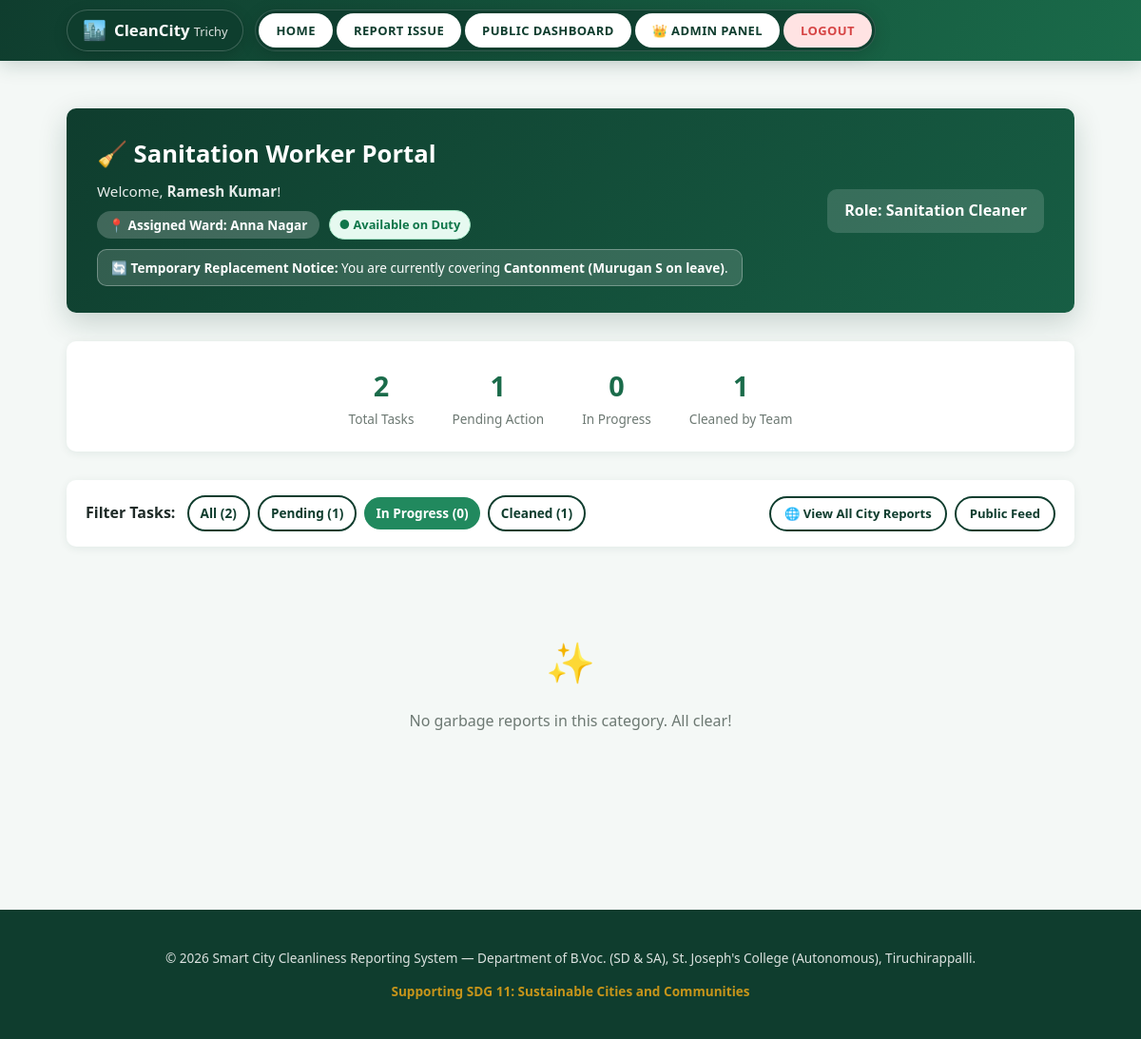
/cleaner.php?scope=assigned&status=In+Progress (signed in), run on the app's committed database.
### tables this page shows
CREATE TABLE IF NOT EXISTS cleaners (
    cleaner_id INT AUTO_INCREMENT PRIMARY KEY,
    username VARCHAR(50) UNIQUE DEFAULT NULL,
    name VARCHAR(100) NOT NULL,
    contact VARCHAR(50),
    assigned_area VARCHAR(100) NOT NULL,
    is_on_leave TINYINT(1) NOT NULL DEFAULT 0,
    replacement_cleaner_id INT NULL DEFAULT NULL,
    created_at TIMESTAMP DEFAULT CURRENT_TIMESTAMP,
    FOREIGN KEY (replacement_cleaner_id) REFERENCES cleaners(cleaner_id) ON DELETE SET NULL
);

### cleaner.php (the view, shortened to what this page needs)
<?php
require_once 'config/db.php';
$username = $_SESSION['username'] ?? 'cleaner';
$nameLike = '%' . ($_SESSION['full_name'] ?? 'Ramesh') . '%';
$cleanerStmt = $conn->prepare("SELECT * FROM cleaners WHERE username = ? OR name LIKE ? LIMIT 1");
$cleanerStmt->bind_param("ss", $username, $nameLike);
$cleanerStmt->execute();
$myCleaner = $cleanerStmt->get_result()->fetch_assoc();
$cleanerId = $myCleaner ? (int)$myCleaner['cleaner_id'] : 0;
$coveringFor = [];
if ($cleanerId) {
    $covRes = $conn->query("SELECT * FROM cleaners WHERE is_on_leave = 1 AND replacement_cleaner_id = $cleanerId");
    if ($covRes) {
        $coveringFor = $covRes->fetch_all(MYSQLI_ASSOC);
    }
}
$statusFilter = $_GET['status'] ?? '';
$scope = $_GET['scope'] ?? 'assigned';
$whereClauses = [];
$params = [];
$types = "";
if ($scope === 'assigned' && $cleanerId) {
    $whereClauses[] = "assigned_cleaner_id = ?";
    $params[] = $cleanerId;
    $types .= "i";
}
if (in_array($statusFilter, ['Pending', 'In Progress', 'Cleaned'])) {
    $whereClauses[] = "status = ?";
    $params[] = $statusFilter;
    $types .= "s";
}
$whereSql = !empty($whereClauses) ? " WHERE " . implode(" AND ", $whereClauses) : "";
$sql = "SELECT * FROM reports" . $whereSql . " ORDER BY submitted_at DESC";
$stmt = $conn->prepare($sql);
if (!empty($params)) {
    $stmt->bind_param($types, ...$params);
}
$stmt->execute();
$reports = $stmt->get_result()->fetch_all(MYSQLI_ASSOC);
$baseCountSql = "SELECT COUNT(*) AS c FROM reports" . ($scope === 'assigned' && $cleanerId ? " WHERE assigned_cleaner_id = $cleanerId" : "");
$total = $conn->query($baseCountSql)->fetch_assoc()['c'];
$pending = $conn->query($baseCountSql . ($scope === 'assigned' && $cleanerId ? " AND status = 'Pending'" : " WHERE status = 'Pending'"))->fetch_assoc()['c'];
$progress = $conn->query($baseCountSql . ($scope === 'assigned' && $cleanerId ? " AND status = 'In Progress'" : " WHERE status = 'In Progress'"))->fetch_assoc()['c'];
$cleaned = $conn->query($baseCountSql . ($scope === 'assigned' && $cleanerId ? " AND status = 'Cleaned'" : " WHERE status = 'Cleaned'"))->fetch_assoc()['c'];
require_once 'includes/header.php';
?>
<section class="section">
    <div class="container">
        <div class="cleaner-header-banner">
            <div>
                <h2>🧹 Sanitation Worker Portal</h2>
                <p>Welcome, <strong><?php echo htmlspecialchars($myCleaner ? $myCleaner['name'] : ($_SESSION['full_name'] ?? 'Sanitation Staff')); ?></strong>!</p>
                <div style="margin-top:8px; display:flex; gap:10px; flex-wrap:wrap; align-items:center;">
                    <span style="background:rgba(255,255,255,0.2); padding:4px 12px; border-radius:9999px; font-size:0.85rem; font-weight:700;">
                        📍 Assigned Ward: <?php echo htmlspecialchars($myCleaner ? $myCleaner['assigned_area'] : 'Trichy City'); ?>
                    </span>
                    <?php if ($myCleaner && $myCleaner['is_on_leave']): ?>
                        <span class="cleaner-badge-leave">🏖️ You are On Leave</span>
                    <?php else: ?>
                        <span class="cleaner-badge-available">● Available on Duty</span>
                    <?php endif; ?>
                </div>
                <?php if (!empty($coveringFor)): ?>
                    <div style="margin-top:10px; background:rgba(255,255,255,0.15); border:1px solid rgba(255,255,255,0.3); padding:8px 14px; border-radius:10px; font-size:0.85rem;">
                        🔄 <strong>Temporary Replacement Notice:</strong> You are currently covering
                        <strong><?php echo implode(', ', array_map(fn($c) => htmlspecialchars($c['assigned_area']) . ' (' . htmlspecialchars($c['name']) . ' on leave)', $coveringFor)); ?></strong>.
                    </div>
                <?php endif; ?>
            </div>
            <div style="background:rgba(255,255,255,0.15); padding:10px 18px; border-radius:10px; font-weight:700; text-align:right;">
                Role: Sanitation Cleaner
            </div>
        </div>
        <div class="stats-bar" style="margin-top:0; margin-bottom:30px;">
            <div class="stat"><div class="num"><?php echo $total; ?></div><div class="label">Total Tasks</div></div>
            <div class="stat"><div class="num"><?php echo $pending; ?></div><div class="label">Pending Action</div></div>
            <div class="stat"><div class="num"><?php echo $progress; ?></div><div class="label">In Progress</div></div>
            <div class="stat"><div class="num"><?php echo $cleaned; ?></div><div class="label">Cleaned by Team</div></div>
        </div>
        <div class="filter-bar">
            <div>
                <strong>Filter Tasks:</strong>
                <a href="cleaner.php?scope=<?php echo urlencode($scope); ?>" class="btn <?php echo empty($statusFilter) ? 'btn-secondary' : 'btn-outline'; ?>" style="margin-left:8px; padding:6px 12px; font-size:0.85rem; color:<?php echo empty($statusFilter) ? '#fff' : 'var(--green-900)'; ?>; border-color:var(--green-900);">All (<?php echo $total; ?>)</a>
                <a href="cleaner.php?scope=<?php echo urlencode($scope); ?>&status=Pending" class="btn <?php echo $statusFilter === 'Pending' ? 'btn-secondary' : 'btn-outline'; ?>" style="margin-left:4px; padding:6px 12px; font-size:0.85rem; color:<?php echo $statusFilter === 'Pending' ? '#fff' : 'var(--green-900)'; ?>; border-color:var(--green-900);">Pending (<?php echo $pending; ?>)</a>
                <a href="cleaner.php?scope=<?php echo urlencode($scope); ?>&status=In+Progress" class="btn <?php echo $statusFilter === 'In Progress' ? 'btn-secondary' : 'btn-outline'; ?>" style="margin-left:4px; padding:6px 12px; font-size:0.85rem; color:<?php echo $statusFilter === 'In Progress' ? '#fff' : 'var(--green-900)'; ?>; border-color:var(--green-900);">In Progress (<?php echo $progress; ?>)</a>
                <a href="cleaner.php?scope=<?php echo urlencode($scope); ?>&status=Cleaned" class="btn <?php echo $statusFilter === 'Cleaned' ? 'btn-secondary' : 'btn-outline'; ?>" style="margin-left:4px; padding:6px 12px; font-size:0.85rem; color:<?php echo $statusFilter === 'Cleaned' ? '#fff' : 'var(--green-900)'; ?>; border-color:var(--green-900);">Cleaned (<?php echo $cleaned; ?>)</a>
            </div>
            <div style="display:flex; gap:8px;">
                <a href="cleaner.php?scope=<?php echo $scope === 'assigned' ? 'all' : 'assigned'; ?>" class="btn btn-outline btn-small" style="color:var(--green-900); border-color:var(--green-900);">
                    <?php echo $scope === 'assigned' ? '🌐 View All City Reports' : '🎯 View My Assigned Only'; ?>
                </a>
                <a href="dashboard.php" class="btn btn-outline btn-small" style="color:var(--green-900); border-color:var(--green-900);">Public Feed</a>
            </div>
        </div>
        <?php if (empty($reports)): ?>
            <div class="empty-state">
                <div class="icon">✨</div>
                <p>No garbage reports in this category. All clear!</p>
            </div>
        <?php endif; ?>
    </div>
</section>
<?php require_once 'includes/footer.php'; ?>

### assets/css/style.css (style rules this page uses)
:root { --green-900: #0f3d2e; --green-700: #1a6b4a; --green-600: #21895e; --green-500: #2ba86f; --green-100: #e6f5ee; --amber-500: #e6a417; --amber-100: #fdf1d9; --blue-500: #2a7de1; --blue-100: #e5f0fd; --red-500: #d64545; --gray-900: #1f2b28; --gray-700: #445048; --gray-500: #6d7973; --gray-300: #c9d3ce; --gray-100: #f4f8f6; --white: #ffffff; --radius: 10px; --shadow: 0 2px 10px rgba(15, 61, 46, 0.08); --shadow-lg: 0 8px 30px rgba(15, 61, 46, 0.14); }
* { box-sizing: border-box; }
body { margin: 0; font-family: 'Segoe UI', Roboto, -apple-system, sans-serif; color: var(--gray-900); background: var(--gray-100); line-height: 1.6; }
.container { max-width: 1100px; margin: 0 auto; padding: 0 20px; }
a { color: var(--green-700); text-decoration: none; }
.btn { display: inline-block; padding: 12px 26px; border-radius: 30px; font-weight: 600; font-size: 0.95rem; cursor: pointer; border: none; transition: transform 0.15s ease, box-shadow 0.15s ease; }
.btn-outline { background: transparent; color: var(--white); border: 2px solid var(--white); }
.btn-small { padding: 6px 14px; font-size: 0.82rem; border-radius: 20px; }
.btn-secondary { background: var(--green-600); color: var(--white); }
.section { padding: 50px 0; }
.stats-bar { display: flex; justify-content: center; gap: 40px; flex-wrap: wrap; background: var(--white); border-radius: var(--radius); padding: 24px; box-shadow: var(--shadow); margin-top: -30px; position: relative; z-index: 5; }
.stat { text-align: center; }
.stat .num { font-size: 1.8rem; font-weight: 700; color: var(--green-700); }
.stat .label { font-size: 0.85rem; color: var(--gray-500); }
.filter-bar { display: flex; gap: 14px; flex-wrap: wrap; align-items: center; justify-content: space-between; background: var(--white); border-radius: var(--radius); padding: 16px 20px; box-shadow: var(--shadow); margin-bottom: 28px; }
.empty-state { text-align: center; padding: 60px 20px; color: var(--gray-500); }
.empty-state .icon { font-size: 2.6rem; margin-bottom: 12px; }
.cleaner-header-banner { background: linear-gradient(135deg, var(--green-900) 0%, #175e44 100%); color: var(--white); border-radius: var(--radius); padding: 28px 32px; margin-bottom: 30px; display: flex; justify-content: space-between; align-items: center; flex-wrap: wrap; gap: 16px; box-shadow: 0 10px 30px rgba(15, 61, 46, 0.2); }
.cleaner-header-banner h2 { margin: 0 0 6px; font-size: 1.6rem; color: var(--white); }
.cleaner-header-banner p { margin: 0; opacity: 0.9; font-size: 0.95rem; }
.cleaner-badge-available { display: inline-flex; align-items: center; gap: 5px; background: #e6f9f0; color: #0f764a; border: 1px solid #a3e6c5; padding: 4px 10px; border-radius: 9999px; font-size: 0.8rem; font-weight: 700; }

### data on the page
cleaners: name "Ramesh Kumar", assigned_area "Anna Nagar", cleaner_id "1"
cleaners: assigned_area+name "Cantonment (Murugan S on leave)"

### other printed values
$total "2"
$progress "0"
